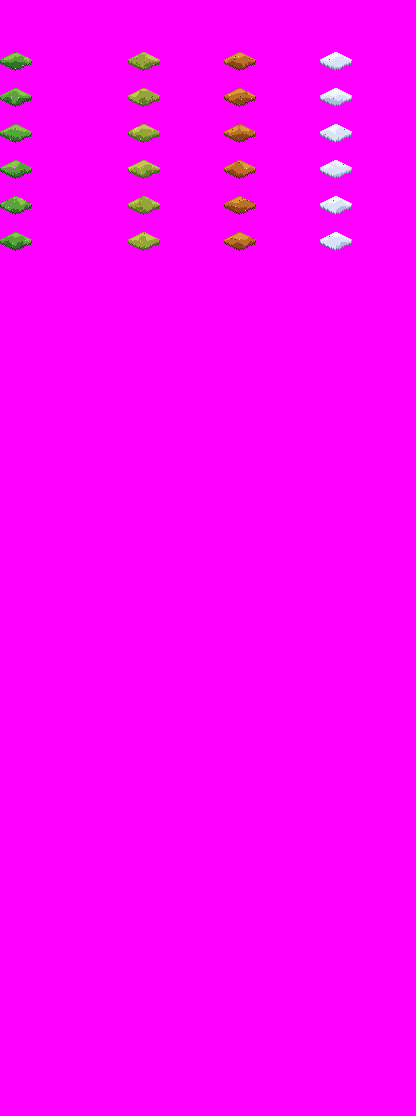
#> input picture content/texturepacks/ai/tilesheet/seasonalgrass.png, 416 x 1116 px, found by its file name
$ python grass_anchors.py
#> lines starting #> are read from the running program, lines starting #| are printed output that depends on the picture
#!/usr/bin/env python3
"""
Build a 6×4 reference image of just the Grass season-anchor cells, scaled up
for visual inspection. 6 grass variants (rows in the source) × 4 seasons.
"""
from pathlib import Path
from PIL import Image, ImageDraw, ImageFont

REPO = Path(__file__).resolve().parent.parent
SHEET = REPO / "content" / "tilesheet" / "seasonalgrass.png"
OUT = REPO / "tools" / "sprite_pipeline" / "inventory" / "seasonalgrass" / "anchors.png"

SEASONS = [("Spring", 0), ("Summer", 4), ("Autumn", 7), ("Winter", 10)]
ROWS = list(range(1, 7))  # Grass1..Grass6

CELL_W, CELL_H = 32, 36
ZOOM = 6
PAD = 8
HEADER = 32
LABEL = 18

src = Image.open(SHEET).convert("RGBA")
#> src is the input picture: PIL image 416x1116 RGBA; mean R, G, B, A 253, 2.9, 252, 255

cw, ch = CELL_W * ZOOM, CELL_H * ZOOM
img_w = HEADER + len(SEASONS) * (cw + PAD) + PAD
img_h = HEADER + len(ROWS) * (ch + LABEL + PAD) + PAD
out = Image.new("RGBA", (img_w, img_h), (20, 20, 24, 255))
draw = ImageDraw.Draw(out)
try:
    font = ImageFont.truetype("/System/Library/Fonts/Supplemental/Arial.ttf", 11)
    big = ImageFont.truetype("/System/Library/Fonts/Supplemental/Arial Bold.ttf", 16)
except OSError:
    font = ImageFont.load_default()
    big = font

for ci, (name, _) in enumerate(SEASONS):
    x = HEADER + ci * (cw + PAD) + cw // 2 - 25
    draw.text((x, 6), name, fill=(220, 220, 220, 255), font=big)

for ri, row in enumerate(ROWS):
    y_top = HEADER + ri * (ch + LABEL + PAD)
    draw.text((4, y_top + ch // 2 - 8), f"Grass{row}", fill=(220, 220, 220, 255), font=big)
    for ci, (_, col) in enumerate(SEASONS):
        x = col * CELL_W
        y = row * CELL_H
        cell = src.crop((x, y, x + CELL_W, y + CELL_H))
        cell_z = cell.resize((cw, ch), Image.NEAREST)
        px = HEADER + ci * (cw + PAD)
        out.paste(cell_z, (px, y_top), cell_z)
        draw.text((px, y_top + ch + 1), f"Grass_{row}_{col}",
                  fill=(160, 200, 255, 255), font=font)
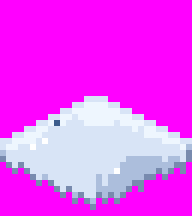
#> cell_z: PIL image 192x216 RGBA; mean R, G, B, A 239, 69, 249.3, 255
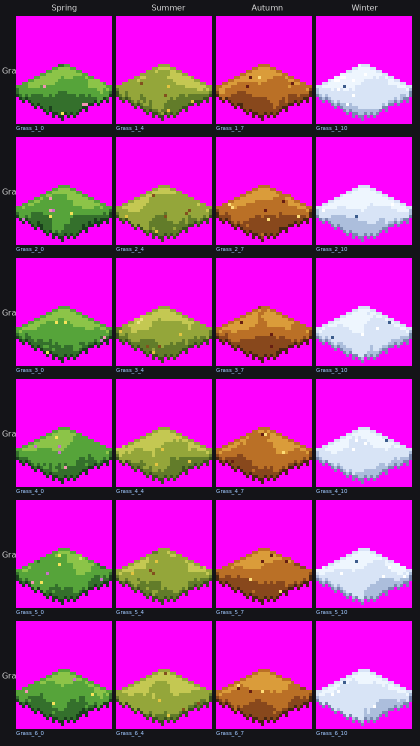
#> out: PIL image 840x1492 RGBA (shown at 1/2 size); mean R, G, B, A 180.3, 44.1, 168.2, 255

OUT.parent.mkdir(parents=True, exist_ok=True)
out.save(OUT)
print(f"Wrote {OUT}  ({out.size})")
#| Wrote tools/sprite_pipeline/inventory/seasonalgrass/anchors.png  ((840, 1492))
